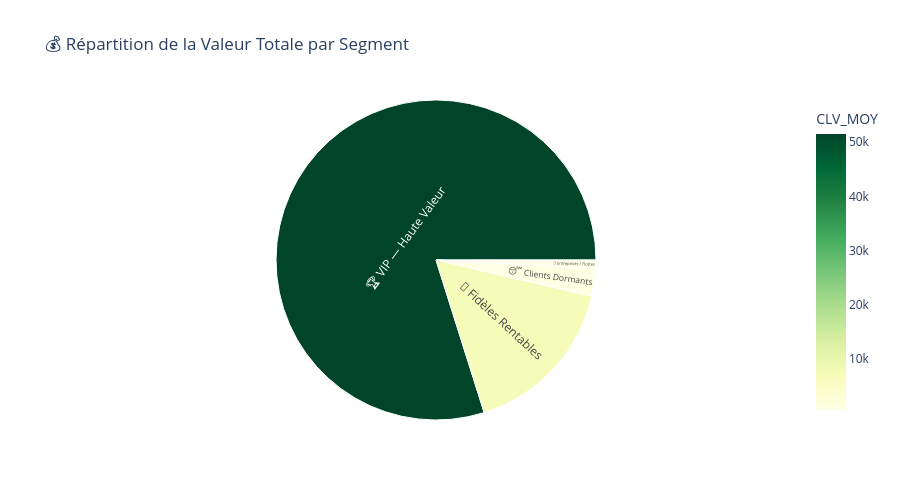

This figure's notebook cell:
### Markdown cell above
## 11. Valeur Client par Segment — CLV Simplifié
> FIX : CLV calculé sur données originales (non log), avant groupby.

### Code cell
# CLV approximatif = Primes annuelles × 3 ans × (1 - S/P) × (1 - Taux impayé)
master['PRIME_ANNUELLE'] = master['TOTAL_PRIMES'] / (master['ANCIENNETE_JOURS'].clip(30) / 365.25)

master['CLV_ESTIME'] = (
    master['PRIME_ANNUELLE'].fillna(0)
    * 3
    * (1 - master['TAUX_RESILIATION'].clip(0, 1).fillna(0.13))
    * (1 - master['SP_RATIO'].clip(0, 1).fillna(0))
    * (1 - master['TAUX_IMPAYE'].clip(0, 1).fillna(0))
).clip(0)

clv_seg = master.groupby('CLUSTER_NOM').agg(
    NB_CLIENTS    = ('ID_CLIENT',      'count'),
    CLV_MOY       = ('CLV_ESTIME',     'mean'),
    CLV_TOTAL     = ('CLV_ESTIME',     'sum'),
    CLV_MEDIAN    = ('CLV_ESTIME',     'median'),
    PRIME_ANN_MOY = ('PRIME_ANNUELLE', 'mean'),
).sort_values('CLV_TOTAL', ascending=False).round(0)

clv_seg['PART_VALEUR_%'] = (clv_seg['CLV_TOTAL'] / clv_seg['CLV_TOTAL'].sum() * 100).round(1)

display(clv_seg.style
    .background_gradient(subset=['CLV_MOY', 'CLV_TOTAL'], cmap='Greens')
    .format({
        'CLV_MOY':       '{:,.0f}',
        'CLV_TOTAL':     '{:,.0f}',
        'CLV_MEDIAN':    '{:,.0f}',
        'PRIME_ANN_MOY': '{:,.0f}',
        'PART_VALEUR_%': '{:.1f}%',
    })
    .set_caption('Customer Lifetime Value Estimée par Segment')
)

# Sunburst CLV — filter zero-CLV segments to avoid ZeroDivisionError
clv_nz = clv_seg[clv_seg['CLV_TOTAL'] > 0].reset_index()
if not clv_nz.empty:
    fig = px.sunburst(
        clv_nz,
        path=['CLUSTER_NOM'],
        values='CLV_TOTAL',
        title='💰 Répartition de la Valeur Totale par Segment',
        color='CLV_MOY',
        color_continuous_scale='YlGn',
    )
    fig.update_layout(height=500)
    fig.show()
else:
    print('⚠️ Aucune valeur CLV disponible pour le sunburst.')

### Figure 1 — Plotly figure (JSON) as saved in the notebook; plotly's stock layout.template omitted (floating-point values rounded to 4 significant figures)
{"data": [{"branchvalues": "total", "customdata": [[7416], [51528], [638], [741]], "domain": {"x": [0, 1], "y": [0, 1]}, "hovertemplate": "labels=%{label}<br>CLV_TOTAL=%{value}<br>parent=%{parent}<br>id=%{id}<br>CLV_MOY=%{color}<extra></extra>", "ids": ["🎯 Fidèles Rentables", "🏆 VIP — Haute Valeur", "🏢 Entreprises / Flottes", "😴 Clients Dormants"], "labels": ["🎯 Fidèles Rentables", "🏆 VIP — Haute Valeur", "🏢 Entreprises / Flottes", "😴 Clients Dormants"], "marker": {"coloraxis": "coloraxis", "colors": [7416, 51528, 638, 741]}, "name": "", "parents": ["", "", "", ""], "type": "sunburst", "values": [30159977, 145977866, 1505926, 5130336]}], "layout": {"coloraxis": {"colorbar": {"title": {"text": "CLV_MOY"}}, "colorscale": [[0, "rgb(255,255,229)"], [0.125, "rgb(247,252,185)"], [0.25, "rgb(217,240,163)"], [0.375, "rgb(173,221,142)"], [0.5, "rgb(120,198,121)"], [0.625, "rgb(65,171,93)"], [0.75, "rgb(35,132,67)"], [0.875, "rgb(0,104,55)"], [1, "rgb(0,69,41)"]]}, "height": 500, "legend": {"tracegroupgap": 0}, "title": {"text": "💰 Répartition de la Valeur Totale par Segment"}}}
